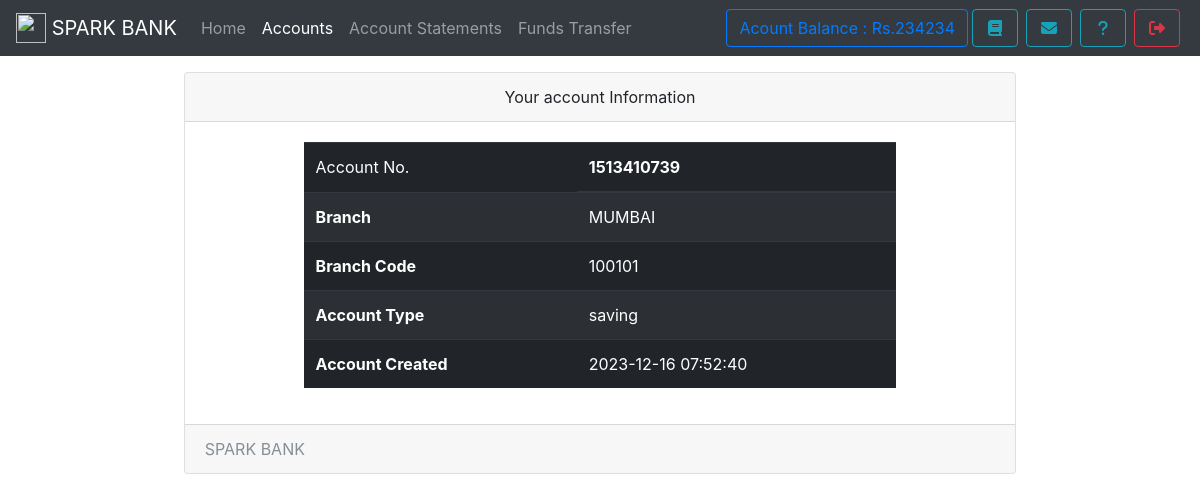
/accounts.php (signed in), run on the app's committed database.
### tables this page shows
CREATE TABLE `useraccounts` (
  `id` int(11) NOT NULL,
  `email` text NOT NULL,
  `password` text NOT NULL,
  `name` varchar(111) NOT NULL,
  `balance` varchar(111) NOT NULL,
  `cnic` varchar(111) NOT NULL,
  `number` varchar(111) NOT NULL,
  `city` varchar(111) NOT NULL,
  `address` varchar(111) NOT NULL,
  `source` varchar(111) NOT NULL,
  `accountNo` varchar(111) NOT NULL,
  `branch` varchar(111) NOT NULL,
  `accountType` varchar(111) NOT NULL,
  `date` timestamp NOT NULL DEFAULT current_timestamp()
);

CREATE TABLE `branch` (
  `branchId` int(11) NOT NULL,
  `branchNo` varchar(111) NOT NULL,
  `branchName` varchar(111) NOT NULL
);

### db.php (called while the page is built, shortened)
<?php
    $con = new mysqli('localhost','root','','mybank');
    $uid = '';
    if(isset($_SESSION['userId']))
    $uid = $_SESSION['userId'];
    if(!empty($uid)){
      $ar = $con->query("select * from userAccounts,branch where id = '{$uid}' AND userAccounts.branch = branch.branchId");
      $userData = $ar->fetch_assoc();
    }
?>

### accounts.php (the view, shortened to what this page needs)
<!DOCTYPE html>
<html>
<head>
  <?php require 'assets/autoloader.php'; ?>
  <?php require 'assets/db.php'; ?>
</head>
<body style="background-size: 100%" class="bg-gradient-seconday">
<nav class="navbar navbar-expand-lg navbar-dark bg-dark fixed-top">
 <a class="navbar-brand" href="#">
    <img src="images/logo.png" style="object-fit:cover;object-position:center center" width="30" height="30" class="d-inline-block align-top" alt="">
   <?php echo bankname; ?>
  </a>
  <div class="collapse navbar-collapse" id="navbarSupportedContent">
    <ul class="navbar-nav mr-auto">
      <li class="nav-item ">
        <a class="nav-link " href="index.php">Home <span class="sr-only">(current)</span></a>
      </li>
      <li class="nav-item active ">  <a class="nav-link" href="accounts.php">Accounts</a></li>
      <li class="nav-item ">  <a class="nav-link" href="statements.php">Account Statements</a></li>
      <li class="nav-item ">  <a class="nav-link" href="transfer.php">Funds Transfer</a></li>
    </ul>
    <?php include 'sideButton.php'; ?>
  </div>
</nav><br><br><br>
<div class="container">
  <div class="card  w-75 mx-auto">
  <div class="card-header text-center">
    Your account Information
  </div>
  <div class="card-body">
    <table class="table table-striped table-dark w-75 mx-auto">
  <thead>
    <tr>
      <td scope="col">Account No.</td>
      <th scope="col"><?php echo $userData['accountNo']; ?></th>
    </tr>
  </thead>
  <tbody>
    <tr>
      <th scope="row">Branch</th>
      <td><?php echo $userData['branchName']; ?></td>
    </tr>
    <tr>
      <th scope="row">Branch Code</th>
      <td><?php echo $userData['branchNo']; ?></td>
    </tr>
    <tr>
      <th scope="row">Account Type</th>
      <td><?php echo $userData['accountType']; ?></td>
    </tr>
    <tr>
      <th scope="row">Account Created</th>
      <td><?php echo $userData['date']; ?></td>
    </tr>
  </tbody>
</table>
  </div>
  <div class="card-footer text-muted">
   <?php echo bankname ?>
  </div>
</div>
</div>
</body>
</html>

### sideButton.php
<form class="form-inline my-2 my-lg-0">
        <a href="" class="btn btn-outline-primary" data-toggle="tooltip" title="Your current Account Balance">Acount Balance : Rs.<?php echo $userData['balance']; ?></a>
        <a href="accounts.php" data-toggle="tooltip" title="Account Summary" class="btn btn-outline-info mx-1" ><i class="fa fa-book fa-fw"></i></a>
        <a href="notice.php" data-toggle="tooltip" title="View Notice" class="btn btn-outline-info mx-1" ><i class="fa fa-envelope fa-fw"></i></a>
        <a href="feedback.php" data-toggle="tooltip" title="Help?" class="btn btn-outline-info mx-1" ><i class="fa fa-question fa-fw"></i></a>
        <a href="logout.php" data-toggle="tooltip" title="Logout" class="btn btn-outline-danger mx-1" ><i class="fa fa-sign-out fa-fw"></i></a>
</form>

### data on the page
useraccounts: balance "234234", accountNo "1513410739", branch.branchName "MUMBAI", branch.branchNo "100101", accountType "saving", date "2023-12-16 07:52:40"

### other printed values
bankname "SPARK BANK"
